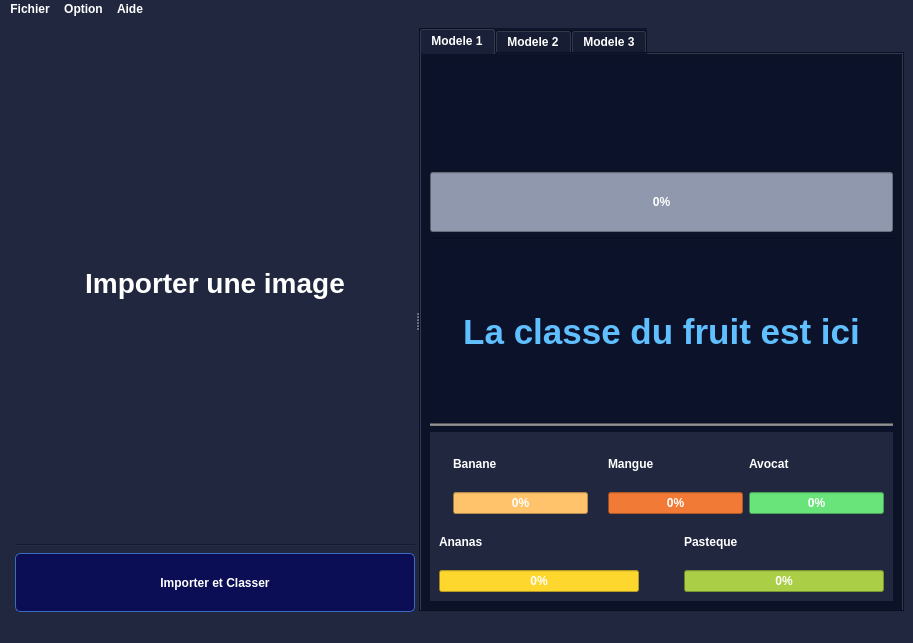
<?xml version="1.0" encoding="UTF-8"?>
<ui version="4.0">
 <class>FruitClasser</class>
 <widget class="QMainWindow" name="FruitClasser">
  <property name="geometry">
   <rect>
    <x>0</x>
    <y>0</y>
    <width>913</width>
    <height>643</height>
   </rect>
  </property>
  <property name="windowTitle">
   <string>MainWindow</string>
  </property>
  <property name="styleSheet">
   <string notr="true">background-color: rgb(33, 39, 63);
color:white;
font-weight:bold;
</string>
  </property>
  <widget class="QWidget" name="centralwidget">
   <layout class="QHBoxLayout" name="horizontalLayout">
    <item>
     <widget class="Line" name="line">
      <property name="orientation">
       <enum>Qt::Horizontal</enum>
      </property>
     </widget>
    </item>
    <item>
     <widget class="QSplitter" name="splitter">
      <property name="orientation">
       <enum>Qt::Horizontal</enum>
      </property>
      <widget class="QWidget" name="layoutWidget">
       <layout class="QVBoxLayout" name="verticalLayout_10">
        <item>
         <widget class="QFrame" name="frameZoneImage">
          <property name="minimumSize">
           <size>
            <width>400</width>
            <height>0</height>
           </size>
          </property>
          <property name="styleSheet">
           <string notr="true">
background-color: rgb(33, 39, 63);
border-radius:5px;</string>
          </property>
          <property name="frameShape">
           <enum>QFrame::StyledPanel</enum>
          </property>
          <property name="frameShadow">
           <enum>QFrame::Raised</enum>
          </property>
          <layout class="QVBoxLayout" name="verticalLayout_11">
           <item>
            <spacer name="verticalSpacer_2">
             <property name="orientation">
              <enum>Qt::Vertical</enum>
             </property>
             <property name="sizeHint" stdset="0">
              <size>
               <width>20</width>
               <height>40</height>
              </size>
             </property>
            </spacer>
           </item>
           <item>
            <layout class="QHBoxLayout" name="horizontalLayout_2">
             <item>
              <spacer name="horizontalSpacer_5">
               <property name="orientation">
                <enum>Qt::Horizontal</enum>
               </property>
               <property name="sizeHint" stdset="0">
                <size>
                 <width>37</width>
                 <height>17</height>
                </size>
               </property>
              </spacer>
             </item>
             <item>
              <widget class="QLabel" name="zoneImage">
               <property name="minimumSize">
                <size>
                 <width>0</width>
                 <height>150</height>
                </size>
               </property>
               <property name="styleSheet">
                <string notr="true">font-size:28px;
background-color: rgb(33, 39, 63);
border:none;</string>
               </property>
               <property name="text">
                <string>&lt;html&gt;&lt;head/&gt;&lt;body&gt;&lt;p align=&quot;center&quot;&gt;&lt;span style=&quot; font-size:28px;&quot;&gt; Importer une image&lt;/span&gt;&lt;/p&gt;&lt;/body&gt;&lt;/html&gt;</string>
               </property>
              </widget>
             </item>
             <item>
              <spacer name="horizontalSpacer_7">
               <property name="orientation">
                <enum>Qt::Horizontal</enum>
               </property>
               <property name="sizeHint" stdset="0">
                <size>
                 <width>37</width>
                 <height>17</height>
                </size>
               </property>
              </spacer>
             </item>
            </layout>
           </item>
           <item>
            <spacer name="verticalSpacer">
             <property name="orientation">
              <enum>Qt::Vertical</enum>
             </property>
             <property name="sizeHint" stdset="0">
              <size>
               <width>20</width>
               <height>40</height>
              </size>
             </property>
            </spacer>
           </item>
          </layout>
         </widget>
        </item>
        <item>
         <widget class="Line" name="line_8">
          <property name="orientation">
           <enum>Qt::Horizontal</enum>
          </property>
         </widget>
        </item>
        <item>
         <widget class="QPushButton" name="pushButtonImportClasser">
          <property name="minimumSize">
           <size>
            <width>0</width>
            <height>59</height>
           </size>
          </property>
          <property name="styleSheet">
           <string notr="true">background-color: rgb(12, 14, 85);
border: 1px solid rgb(60, 107, 194);
border-radius:5px;</string>
          </property>
          <property name="text">
           <string>Importer et Classer</string>
          </property>
         </widget>
        </item>
       </layout>
      </widget>
      <widget class="QWidget" name="layoutWidget">
       <layout class="QVBoxLayout" name="verticalLayout">
        <item>
         <widget class="QTabWidget" name="tabWidgetModele">
          <property name="styleSheet">
           <string notr="true">background-color: rgba(11, 18, 41, 0.877);</string>
          </property>
          <property name="currentIndex">
           <number>0</number>
          </property>
          <widget class="QWidget" name="Modele1">
           <attribute name="title">
            <string>Modele 1</string>
           </attribute>
           <layout class="QVBoxLayout" name="verticalLayout_9">
            <item>
             <layout class="QVBoxLayout" name="verticalLayout_8">
              <item>
               <widget class="QLabel" name="labelTraitement">
                <property name="text">
                 <string>&lt;html&gt;&lt;head/&gt;&lt;body&gt;&lt;p align=&quot;center&quot;&gt; &lt;/p&gt;&lt;/body&gt;&lt;/html&gt;</string>
                </property>
                <property name="wordWrap">
                 <bool>false</bool>
                </property>
               </widget>
              </item>
              <item>
               <widget class="QProgressBar" name="progressBarTraitementPrecision">
                <property name="minimumSize">
                 <size>
                  <width>0</width>
                  <height>60</height>
                 </size>
                </property>
                <property name="styleSheet">
                 <string notr="true">background-color: rgb(143, 152, 172);</string>
                </property>
                <property name="value">
                 <number>0</number>
                </property>
                <property name="textVisible">
                 <bool>true</bool>
                </property>
                <property name="orientation">
                 <enum>Qt::Horizontal</enum>
                </property>
               </widget>
              </item>
             </layout>
            </item>
            <item>
             <widget class="Line" name="line_6">
              <property name="orientation">
               <enum>Qt::Horizontal</enum>
              </property>
             </widget>
            </item>
            <item>
             <widget class="QLabel" name="labelResultat">
              <property name="styleSheet">
               <string notr="true">font-size:35px;
font-weight:bold;
color:rgb(95, 191, 255);</string>
              </property>
              <property name="text">
               <string>&lt;html&gt;&lt;head/&gt;&lt;body&gt;&lt;p  align=&quot;center&quot;&gt;&lt;span style=&quot; font-weight:600;&quot;&gt;La classe du fruit est ici&lt;/span&gt;&lt;/p&gt;&lt;/body&gt;&lt;/html&gt;</string>
              </property>
             </widget>
            </item>
            <item>
             <widget class="Line" name="line_7">
              <property name="minimumSize">
               <size>
                <width>0</width>
                <height>0</height>
               </size>
              </property>
              <property name="styleSheet">
               <string notr="true">background-color:gray;
</string>
              </property>
              <property name="orientation">
               <enum>Qt::Horizontal</enum>
              </property>
             </widget>
            </item>
            <item>
             <widget class="QWidget" name="" native="true">
              <property name="styleSheet">
               <string notr="true">background-color: rgb(33, 39, 63);</string>
              </property>
              <layout class="QVBoxLayout" name="verticalLayout_7">
               <item>
                <layout class="QHBoxLayout" name="horizontalLayout_7">
                 <item>
                  <layout class="QHBoxLayout" name="horizontalLayout_5">
                   <item>
                    <layout class="QHBoxLayout" name="horizontalLayout_3">
                     <item>
                      <spacer name="horizontalSpacer_2">
                       <property name="orientation">
                        <enum>Qt::Horizontal</enum>
                       </property>
                       <property name="sizeHint" stdset="0">
                        <size>
                         <width>40</width>
                         <height>20</height>
                        </size>
                       </property>
                      </spacer>
                     </item>
                     <item>
                      <layout class="QVBoxLayout" name="verticalLayout_5">
                       <item>
                        <widget class="QLabel" name="label">
                         <property name="text">
                          <string>Banane</string>
                         </property>
                        </widget>
                       </item>
                       <item>
                        <widget class="QProgressBar" name="progressBarBanane">
                         <property name="minimumSize">
                          <size>
                           <width>135</width>
                           <height>0</height>
                          </size>
                         </property>
                         <property name="autoFillBackground">
                          <bool>false</bool>
                         </property>
                         <property name="styleSheet">
                          <string notr="true">background-color: rgb(255, 196, 107);</string>
                         </property>
                         <property name="value">
                          <number>0</number>
                         </property>
                        </widget>
                       </item>
                      </layout>
                     </item>
                     <item>
                      <spacer name="horizontalSpacer">
                       <property name="orientation">
                        <enum>Qt::Horizontal</enum>
                       </property>
                       <property name="sizeHint" stdset="0">
                        <size>
                         <width>40</width>
                         <height>20</height>
                        </size>
                       </property>
                      </spacer>
                     </item>
                    </layout>
                   </item>
                   <item>
                    <layout class="QHBoxLayout" name="horizontalLayout_4">
                     <item>
                      <layout class="QVBoxLayout" name="verticalLayout_4">
                       <item>
                        <widget class="QLabel" name="label_5">
                         <property name="text">
                          <string>Mangue</string>
                         </property>
                        </widget>
                       </item>
                       <item>
                        <widget class="QProgressBar" name="progressBarMangue">
                         <property name="minimumSize">
                          <size>
                           <width>135</width>
                           <height>0</height>
                          </size>
                         </property>
                         <property name="styleSheet">
                          <string notr="true">background-color: rgb(241, 123, 54);</string>
                         </property>
                         <property name="value">
                          <number>0</number>
                         </property>
                        </widget>
                       </item>
                      </layout>
                     </item>
                     <item>
                      <spacer name="horizontalSpacer_3">
                       <property name="orientation">
                        <enum>Qt::Horizontal</enum>
                       </property>
                       <property name="sizeHint" stdset="0">
                        <size>
                         <width>40</width>
                         <height>20</height>
                        </size>
                       </property>
                      </spacer>
                     </item>
                    </layout>
                   </item>
                  </layout>
                 </item>
                 <item>
                  <layout class="QHBoxLayout" name="horizontalLayout_6">
                   <item>
                    <layout class="QVBoxLayout" name="verticalLayout_6">
                     <item>
                      <widget class="QLabel" name="label_4">
                       <property name="text">
                        <string>Avocat</string>
                       </property>
                      </widget>
                     </item>
                     <item>
                      <widget class="QProgressBar" name="progressBarAvocat">
                       <property name="minimumSize">
                        <size>
                         <width>135</width>
                         <height>0</height>
                        </size>
                       </property>
                       <property name="styleSheet">
                        <string notr="true">background-color: rgb(105, 228, 122);</string>
                       </property>
                       <property name="value">
                        <number>0</number>
                       </property>
                      </widget>
                     </item>
                    </layout>
                   </item>
                   <item>
                    <spacer name="horizontalSpacer_4">
                     <property name="orientation">
                      <enum>Qt::Horizontal</enum>
                     </property>
                     <property name="sizeHint" stdset="0">
                      <size>
                       <width>40</width>
                       <height>20</height>
                      </size>
                     </property>
                    </spacer>
                   </item>
                  </layout>
                 </item>
                </layout>
               </item>
               <item>
                <layout class="QHBoxLayout" name="horizontalLayout_10">
                 <item>
                  <layout class="QHBoxLayout" name="horizontalLayout_8">
                   <item>
                    <layout class="QVBoxLayout" name="verticalLayout_2">
                     <item>
                      <widget class="QLabel" name="label_2">
                       <property name="text">
                        <string>Ananas</string>
                       </property>
                      </widget>
                     </item>
                     <item>
                      <widget class="QProgressBar" name="progressBarAnanas">
                       <property name="minimumSize">
                        <size>
                         <width>200</width>
                         <height>0</height>
                        </size>
                       </property>
                       <property name="styleSheet">
                        <string notr="true">background-color:rgb(253, 215, 46);</string>
                       </property>
                       <property name="value">
                        <number>0</number>
                       </property>
                      </widget>
                     </item>
                    </layout>
                   </item>
                   <item>
                    <spacer name="horizontalSpacer_6">
                     <property name="orientation">
                      <enum>Qt::Horizontal</enum>
                     </property>
                     <property name="sizeHint" stdset="0">
                      <size>
                       <width>40</width>
                       <height>20</height>
                      </size>
                     </property>
                    </spacer>
                   </item>
                  </layout>
                 </item>
                 <item>
                  <layout class="QHBoxLayout" name="horizontalLayout_9">
                   <item>
                    <layout class="QVBoxLayout" name="verticalLayout_3">
                     <item>
                      <widget class="QLabel" name="label_3">
                       <property name="text">
                        <string>Pasteque</string>
                       </property>
                      </widget>
                     </item>
                     <item>
                      <widget class="QProgressBar" name="progressBarPasteque">
                       <property name="minimumSize">
                        <size>
                         <width>200</width>
                         <height>0</height>
                        </size>
                       </property>
                       <property name="styleSheet">
                        <string notr="true">background-color: rgb(170, 206, 70);</string>
                       </property>
                       <property name="value">
                        <number>0</number>
                       </property>
                      </widget>
                     </item>
                    </layout>
                   </item>
                  </layout>
                 </item>
                </layout>
               </item>
              </layout>
             </widget>
            </item>
           </layout>
          </widget>
          <widget class="QWidget" name="Modele2">
           <attribute name="title">
            <string>Modele 2</string>
           </attribute>
           <layout class="QVBoxLayout" name="verticalLayout_130">
            <item>
             <layout class="QVBoxLayout" name="verticalLayout_117">
              <item>
               <widget class="QLabel" name="labelTraitement_2">
                <property name="text">
                 <string>&lt;html&gt;&lt;head/&gt;&lt;body&gt;&lt;p align=&quot;center&quot;&gt;Traitement...&lt;/p&gt;&lt;/body&gt;&lt;/html&gt;</string>
                </property>
               </widget>
              </item>
              <item>
               <widget class="QProgressBar" name="progressBarTraitementPrecision_2">
                <property name="styleSheet">
                 <string notr="true">background-color: rgb(143, 152, 172);</string>
                </property>
                <property name="value">
                 <number>24</number>
                </property>
               </widget>
              </item>
             </layout>
            </item>
            <item>
             <widget class="Line" name="line_2">
              <property name="orientation">
               <enum>Qt::Horizontal</enum>
              </property>
             </widget>
            </item>
            <item>
             <widget class="QLabel" name="labelResultat_2">
              <property name="text">
               <string>&lt;html&gt;&lt;head/&gt;&lt;body&gt;&lt;p align=&quot;center&quot;&gt;&lt;span style=&quot; font-size:18pt; font-weight:600;&quot;&gt;La classe du fruit est ici&lt;/span&gt;&lt;/p&gt;&lt;/body&gt;&lt;/html&gt;</string>
              </property>
             </widget>
            </item>
            <item>
             <widget class="Line" name="line_3">
              <property name="orientation">
               <enum>Qt::Horizontal</enum>
              </property>
             </widget>
            </item>
            <item>
             <layout class="QVBoxLayout" name="verticalLayout_134">
              <item>
               <layout class="QHBoxLayout" name="horizontalLayout_139">
                <item>
                 <layout class="QHBoxLayout" name="horizontalLayout_140">
                  <item>
                   <layout class="QHBoxLayout" name="horizontalLayout_141">
                    <item>
                     <layout class="QVBoxLayout" name="verticalLayout_135">
                      <item>
                       <widget class="QLabel" name="label_117">
                        <property name="text">
                         <string>Banane</string>
                        </property>
                       </widget>
                      </item>
                      <item>
                       <widget class="QProgressBar" name="progressBarBanane_2">
                        <property name="minimumSize">
                         <size>
                          <width>135</width>
                          <height>0</height>
                         </size>
                        </property>
                        <property name="autoFillBackground">
                         <bool>false</bool>
                        </property>
                        <property name="styleSheet">
                         <string notr="true">background-color: rgb(255, 196, 107);</string>
                        </property>
                        <property name="value">
                         <number>0</number>
                        </property>
                       </widget>
                      </item>
                     </layout>
                    </item>
                    <item>
                     <spacer name="horizontalSpacer_121">
                      <property name="orientation">
                       <enum>Qt::Horizontal</enum>
                      </property>
                      <property name="sizeHint" stdset="0">
                       <size>
                        <width>40</width>
                        <height>20</height>
                       </size>
                      </property>
                     </spacer>
                    </item>
                   </layout>
                  </item>
                  <item>
                   <layout class="QHBoxLayout" name="horizontalLayout_142">
                    <item>
                     <layout class="QVBoxLayout" name="verticalLayout_136">
                      <item>
                       <widget class="QLabel" name="label_118">
                        <property name="text">
                         <string>Mangue</string>
                        </property>
                       </widget>
                      </item>
                      <item>
                       <widget class="QProgressBar" name="progressBarMangue_2">
                        <property name="minimumSize">
                         <size>
                          <width>135</width>
                          <height>0</height>
                         </size>
                        </property>
                        <property name="styleSheet">
                         <string notr="true">background-color: rgb(241, 123, 54);</string>
                        </property>
                        <property name="value">
                         <number>0</number>
                        </property>
                       </widget>
                      </item>
                     </layout>
                    </item>
                    <item>
                     <spacer name="horizontalSpacer_122">
                      <property name="orientation">
                       <enum>Qt::Horizontal</enum>
                      </property>
                      <property name="sizeHint" stdset="0">
                       <size>
                        <width>40</width>
                        <height>20</height>
                       </size>
                      </property>
                     </spacer>
                    </item>
                   </layout>
                  </item>
                 </layout>
                </item>
                <item>
                 <layout class="QHBoxLayout" name="horizontalLayout_143">
                  <item>
                   <layout class="QVBoxLayout" name="verticalLayout_137">
                    <item>
                     <widget class="QLabel" name="label_119">
                      <property name="text">
                       <string>Avocat</string>
                      </property>
                     </widget>
                    </item>
                    <item>
                     <widget class="QProgressBar" name="progressBarAvocat_2">
                      <property name="minimumSize">
                       <size>
                        <width>135</width>
                        <height>0</height>
                       </size>
                      </property>
                      <property name="styleSheet">
                       <string notr="true">background-color: rgb(105, 228, 122);</string>
                      </property>
                      <property name="value">
                       <number>0</number>
                      </property>
                     </widget>
                    </item>
                   </layout>
                  </item>
                 </layout>
                </item>
               </layout>
              </item>
              <item>
               <layout class="QHBoxLayout" name="horizontalLayout_144">
                <item>
                 <layout class="QHBoxLayout" name="horizontalLayout_145">
                  <item>
                   <layout class="QVBoxLayout" name="verticalLayout_138">
                    <item>
                     <widget class="QLabel" name="label_120">
                      <property name="text">
                       <string>Ananas</string>
                      </property>
                     </widget>
                    </item>
                    <item>
                     <widget class="QProgressBar" name="progressBarAnanas_2">
                      <property name="minimumSize">
                       <size>
                        <width>200</width>
                        <height>0</height>
                       </size>
                      </property>
                      <property name="styleSheet">
                       <string notr="true">background-color:rgb(253, 215, 46);</string>
                      </property>
                      <property name="value">
                       <number>0</number>
                      </property>
                     </widget>
                    </item>
                   </layout>
                  </item>
                  <item>
                   <spacer name="horizontalSpacer_125">
                    <property name="orientation">
                     <enum>Qt::Horizontal</enum>
                    </property>
                    <property name="sizeHint" stdset="0">
                     <size>
                      <width>40</width>
                      <height>20</height>
                     </size>
                    </property>
                   </spacer>
                  </item>
                 </layout>
                </item>
                <item>
                 <layout class="QHBoxLayout" name="horizontalLayout_146">
                  <item>
                   <layout class="QVBoxLayout" name="verticalLayout_139">
                    <item>
                     <widget class="QLabel" name="label_121">
                      <property name="text">
                       <string>Pasteque</string>
                      </property>
                     </widget>
                    </item>
                    <item>
                     <widget class="QProgressBar" name="progressBarPasteque_2">
                      <property name="minimumSize">
                       <size>
                        <width>200</width>
                        <height>0</height>
                       </size>
                      </property>
                      <property name="styleSheet">
                       <string notr="true">background-color: rgb(170, 206, 70);</string>
                      </property>
                      <property name="value">
                       <number>0</number>
                      </property>
                     </widget>
                    </item>
                   </layout>
                  </item>
                 </layout>
                </item>
               </layout>
              </item>
             </layout>
            </item>
           </layout>
          </widget>
          <widget class="QWidget" name="Modele3">
           <attribute name="title">
            <string>Modele 3</string>
           </attribute>
           <layout class="QVBoxLayout" name="verticalLayout_132">
            <item>
             <layout class="QVBoxLayout" name="verticalLayout_131">
              <item>
               <widget class="QLabel" name="labelTraitement_3">
                <property name="text">
                 <string>&lt;html&gt;&lt;head/&gt;&lt;body&gt;&lt;p align=&quot;center&quot;&gt;Traitement...&lt;/p&gt;&lt;/body&gt;&lt;/html&gt;</string>
                </property>
               </widget>
              </item>
              <item>
               <widget class="QProgressBar" name="progressBarTraitementPrecision_3">
                <property name="styleSheet">
                 <string notr="true">background-color: rgb(143, 152, 172);</string>
                </property>
                <property name="value">
                 <number>24</number>
                </property>
               </widget>
              </item>
             </layout>
            </item>
            <item>
             <widget class="Line" name="line_4">
              <property name="orientation">
               <enum>Qt::Horizontal</enum>
              </property>
             </widget>
            </item>
            <item>
             <widget class="QLabel" name="labelResultat_3">
              <property name="enabled">
               <bool>true</bool>
              </property>
              <property name="text">
               <string>&lt;html&gt;&lt;head/&gt;&lt;body&gt;&lt;p align=&quot;center&quot;&gt;&lt;span style=&quot; font-size:18pt; font-weight:600;&quot;&gt;La classe du fruit est ici&lt;/span&gt;&lt;/p&gt;&lt;/body&gt;&lt;/html&gt;</string>
              </property>
             </widget>
            </item>
            <item>
             <widget class="Line" name="line_5">
              <property name="orientation">
               <enum>Qt::Horizontal</enum>
              </property>
             </widget>
            </item>
            <item>
             <layout class="QVBoxLayout" name="verticalLayout_97">
              <item>
               <layout class="QHBoxLayout" name="horizontalLayout_99">
                <item>
                 <layout class="QHBoxLayout" name="horizontalLayout_100">
                  <item>
                   <layout class="QHBoxLayout" name="horizontalLayout_101">
                    <item>
                     <spacer name="horizontalSpacer_85">
                      <property name="orientation">
                       <enum>Qt::Horizontal</enum>
                      </property>
                      <property name="sizeHint" stdset="0">
                       <size>
                        <width>40</width>
                        <height>20</height>
                       </size>
                      </property>
                     </spacer>
                    </item>
                    <item>
                     <layout class="QVBoxLayout" name="verticalLayout_98">
                      <item>
                       <widget class="QLabel" name="label_85">
                        <property name="text">
                         <string>Banane</string>
                        </property>
                       </widget>
                      </item>
                      <item>
                       <widget class="QProgressBar" name="progressBarBanane_3">
                        <property name="minimumSize">
                         <size>
                          <width>135</width>
                          <height>0</height>
                         </size>
                        </property>
                        <property name="autoFillBackground">
                         <bool>false</bool>
                        </property>
                        <property name="styleSheet">
                         <string notr="true">background-color: rgb(255, 196, 107);</string>
                        </property>
                        <property name="value">
                         <number>0</number>
                        </property>
                       </widget>
                      </item>
                     </layout>
                    </item>
                    <item>
                     <spacer name="horizontalSpacer_86">
                      <property name="orientation">
                       <enum>Qt::Horizontal</enum>
                      </property>
                      <property name="sizeHint" stdset="0">
                       <size>
                        <width>40</width>
                        <height>20</height>
                       </size>
                      </property>
                     </spacer>
                    </item>
                   </layout>
                  </item>
                  <item>
                   <layout class="QHBoxLayout" name="horizontalLayout_102">
                    <item>
                     <layout class="QVBoxLayout" name="verticalLayout_99">
                      <item>
                       <widget class="QLabel" name="label_86">
                        <property name="text">
                         <string>Mangue</string>
                        </property>
                       </widget>
                      </item>
                      <item>
                       <widget class="QProgressBar" name="progressBarMangue_3">
                        <property name="minimumSize">
                         <size>
                          <width>135</width>
                          <height>0</height>
                         </size>
                        </property>
                        <property name="styleSheet">
                         <string notr="true">background-color: rgb(241, 123, 54);</string>
                        </property>
                        <property name="value">
                         <number>0</number>
                        </property>
                       </widget>
                      </item>
                     </layout>
                    </item>
                    <item>
                     <spacer name="horizontalSpacer_87">
                      <property name="orientation">
                       <enum>Qt::Horizontal</enum>
                      </property>
                      <property name="sizeHint" stdset="0">
                       <size>
                        <width>40</width>
                        <height>20</height>
                       </size>
                      </property>
                     </spacer>
                    </item>
                   </layout>
                  </item>
                 </layout>
                </item>
                <item>
                 <layout class="QHBoxLayout" name="horizontalLayout_103">
                  <item>
                   <layout class="QVBoxLayout" name="verticalLayout_100">
                    <item>
                     <widget class="QLabel" name="label_87">
                      <property name="text">
                       <string>Avocat</string>
                      </property>
                     </widget>
                    </item>
                    <item>
                     <widget class="QProgressBar" name="progressBarAvocat_3">
                      <property name="minimumSize">
                       <size>
                        <width>135</width>
                        <height>0</height>
                       </size>
                      </property>
                      <property name="styleSheet">
                       <string notr="true">background-color: rgb(105, 228, 122);</string>
                      </property>
                      <property name="value">
                       <number>0</number>
                      </property>
                     </widget>
                    </item>
                   </layout>
                  </item>
                  <item>
                   <spacer name="horizontalSpacer_88">
                    <property name="orientation">
                     <enum>Qt::Horizontal</enum>
                    </property>
                    <property name="sizeHint" stdset="0">
                     <size>
                      <width>40</width>
                      <height>20</height>
                     </size>
                    </property>
                   </spacer>
                  </item>
                 </layout>
                </item>
               </layout>
              </item>
              <item>
               <layout class="QHBoxLayout" name="horizontalLayout_104">
                <item>
                 <layout class="QHBoxLayout" name="horizontalLayout_105">
                  <item>
                   <layout class="QVBoxLayout" name="verticalLayout_101">
                    <item>
                     <widget class="QLabel" name="label_88">
                      <property name="text">
                       <string>Ananas</string>
                      </property>
                     </widget>
                    </item>
                    <item>
                     <widget class="QProgressBar" name="progressBarAnanas_3">
                      <property name="minimumSize">
                       <size>
                        <width>200</width>
                        <height>0</height>
                       </size>
                      </property>
                      <property name="styleSheet">
                       <string notr="true">background-color:rgb(253, 215, 46);</string>
                      </property>
                      <property name="value">
                       <number>0</number>
                      </property>
                     </widget>
                    </item>
                   </layout>
                  </item>
                  <item>
                   <spacer name="horizontalSpacer_90">
                    <property name="orientation">
                     <enum>Qt::Horizontal</enum>
                    </property>
                    <property name="sizeHint" stdset="0">
                     <size>
                      <width>40</width>
                      <height>20</height>
                     </size>
                    </property>
                   </spacer>
                  </item>
                 </layout>
                </item>
                <item>
                 <layout class="QHBoxLayout" name="horizontalLayout_106">
                  <item>
                   <layout class="QVBoxLayout" name="verticalLayout_102">
                    <item>
                     <widget class="QLabel" name="label_89">
                      <property name="text">
                       <string>Pasteque</string>
                      </property>
                     </widget>
                    </item>
                    <item>
                     <widget class="QProgressBar" name="progressBarPasteque_3">
                      <property name="minimumSize">
                       <size>
                        <width>200</width>
                        <height>0</height>
                       </size>
                      </property>
                      <property name="styleSheet">
                       <string notr="true">background-color: rgb(170, 206, 70);</string>
                      </property>
                      <property name="value">
                       <number>0</number>
                      </property>
                     </widget>
                    </item>
                   </layout>
                  </item>
                 </layout>
                </item>
               </layout>
              </item>
             </layout>
            </item>
           </layout>
          </widget>
         </widget>
        </item>
       </layout>
      </widget>
     </widget>
    </item>
   </layout>
  </widget>
  <widget class="QMenuBar" name="menubar">
   <property name="geometry">
    <rect>
     <x>0</x>
     <y>0</y>
     <width>913</width>
     <height>22</height>
    </rect>
   </property>
   <widget class="QMenu" name="menuFichier">
    <property name="title">
     <string>Fichier</string>
    </property>
    <addaction name="actionOuvrir"/>
    <addaction name="separator"/>
    <addaction name="actionImporter"/>
    <addaction name="separator"/>
    <addaction name="actionImporter_modele"/>
    <addaction name="separator"/>
    <addaction name="actionQuitter"/>
   </widget>
   <widget class="QMenu" name="menuTools">
    <property name="title">
     <string>Option</string>
    </property>
    <addaction name="actionPerformance_des_modeles"/>
    <addaction name="separator"/>
    <addaction name="actionpoids_des_modeles"/>
   </widget>
   <widget class="QMenu" name="menuAide">
    <property name="title">
     <string>Aide</string>
    </property>
   </widget>
   <addaction name="menuFichier"/>
   <addaction name="menuTools"/>
   <addaction name="menuAide"/>
  </widget>
  <widget class="QStatusBar" name="statusbar"/>
  <action name="actionOuvrir">
   <property name="text">
    <string>Ouvrir</string>
   </property>
  </action>
  <action name="actionImporter">
   <property name="text">
    <string>Importer</string>
   </property>
  </action>
  <action name="actionImporter_modele">
   <property name="text">
    <string>Importer modele</string>
   </property>
  </action>
  <action name="actionQuitter">
   <property name="text">
    <string>Quitter</string>
   </property>
  </action>
  <action name="actionPerformance_des_modeles">
   <property name="text">
    <string>Performance des modeles</string>
   </property>
  </action>
  <action name="actionpoids_des_modeles">
   <property name="text">
    <string>poids des modeles</string>
   </property>
  </action>
 </widget>
 <resources/>
 <connections/>
</ui>
